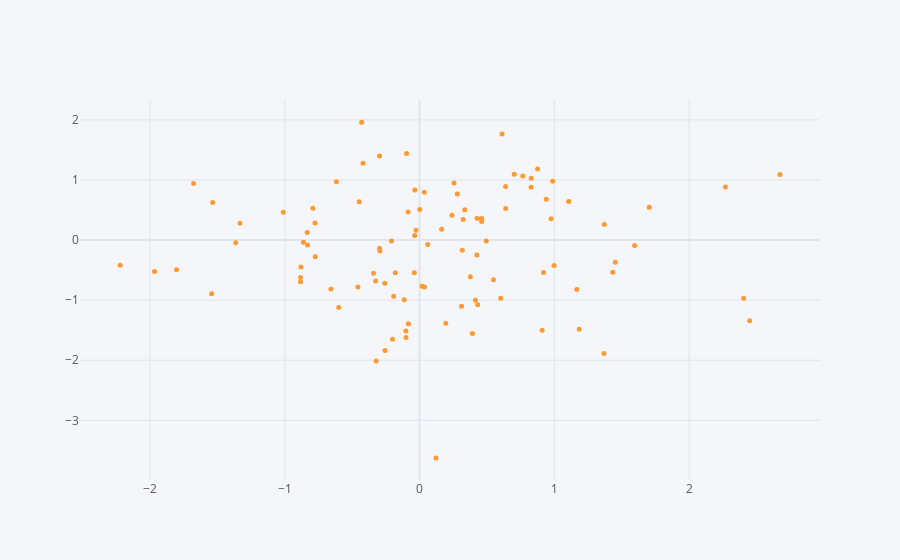

The notebook cell saved with this chart:
### Code cell
# Scatterplot
df.iplot(kind='scatter',x='A',y='B',mode='markers',size=5) # mode='markers' is necessary to avoid connecting points
